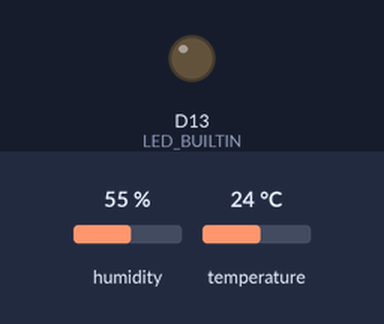
Simulated run of this sketch. Board: Arduino Uno R4 WiFi. Parts: output pins drawn as LEDs (lit = HIGH). Inputs (shaded band) come from the test bench; at power-on: humidity 55 %, temperature 24 °C. WiFi joins after 1.5 s; servers stay silent unless stated.

Above: at 0.5 s.
At 31.5 s:
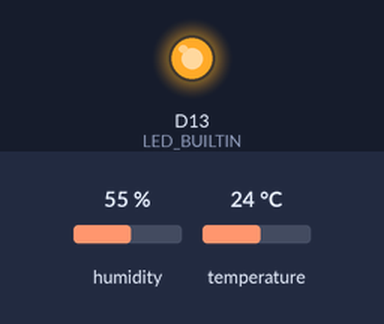
Timing chart, 0 to 33.8 s (numbered marks = the images above):
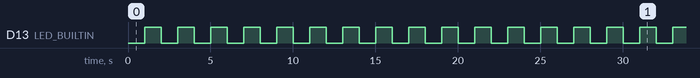

Measured:
- by itself, D13 (LED_BUILTIN): moves between LOW and HIGH, repeating every 26.0 s
- by itself, everything shown: repeats every 26.0 s, in 26 steps

The sketch:

TemperatureClient.ino
```cpp
/*
  Sensor logger and transmitter

  Reads temperature and humidity sensor readings and sends them to a server over WiFi.
*/

#include <SPI.h>
#include <WiFiNINA.h>
#include <Modulino.h>

#include "config.h"

// sensor readings
float temperatureC;
float temperatureF;
float humidity;

// record last timestamps of these events
// to use for determining when to perform them next
unsigned long lastSendTime = 0;
unsigned long lastBlinkTime = 0;

// used to flip blink
int LED_STATE = HIGH;

ModulinoThermo thermo;

WiFiClient client;

// the MAC address of the WiFi Module
// used to uniquely identify ourselves to the server
byte mac[6];

void blink() {
  digitalWrite(LED_BUILTIN, LED_STATE);
  if(LED_STATE == HIGH) {
    LED_STATE = LOW;
  } else {
    LED_STATE = HIGH;
  }
}

// when we fail, just loop infinitely
// and blink the LED quickly
void failLoop() {
  while(true) {
    blink();
    delay(100);
  }
}

// reconnects the WiFi and TCP connections if needed
void tryConnectIfNeeded() {
  if(WiFi.status() != WL_CONNECTED && DEBUG) {
    Serial.println("Not connected to WiFi network");
  }

  // connect to WiFi if needed
  for(int i = 0; i < N_CONNECTION_ATTEMPTS && WiFi.status() != WL_CONNECTED; i++) {
    if(DEBUG) {
      Serial.print("Attempting to connect to WPA network, SSID: ");
      Serial.println(ssid);
    }

    WiFi.begin(ssid, pass);

    if(WiFi.status() != WL_CONNECTED && DEBUG) {
      Serial.println("Failed to connect to wifi");
    } else if(DEBUG) {
      Serial.println("You're connected to the network");
    }
  }

  // grab the MAC address to use as a unique identifier
  if(WiFi.status() == WL_CONNECTED) {
    WiFi.macAddress(mac);
  } else {
    if(DEBUG) {
      Serial.print("Failed to connect to wifi after ");
      Serial.print(N_CONNECTION_ATTEMPTS);
      Serial.println(" attempts");
    }

    failLoop();
  }

  if(!client.connected() && DEBUG) {
    Serial.println("TCP/IP connection is not open");
  }

  // establish TCP/IP connection to server if needed
  for(int i = 0; i < N_CONNECTION_ATTEMPTS && !client.connected(); i++) {
    if(DEBUG) {
      Serial.println("Attempting to open TCP/IP connection to server");
    }

    if(!client.connect(SERVER_IP, SERVER_PORT)) {
      if(DEBUG) {
        Serial.println("Failed to open TCP/IP connection");
      }
    } else if(DEBUG) {
        Serial.println("Successfully opened TCP/IP connection");
    }
  }

  if(!client.connected()) {
    if(DEBUG) {
      Serial.print("Failed to open TCP/IP connection after ");
      Serial.print(N_CONNECTION_ATTEMPTS);
      Serial.println(" attempts");
    }

    failLoop();
  }
}

void setup() {
  // initialize digital pin LED_BUILTIN as an output.
  pinMode(LED_BUILTIN, OUTPUT);

  if(DEBUG) {
    Serial.begin(9600);
    // wait for serial port to connect
    while(!Serial);
    Serial.println("Hello world!");
  }

  // returns void -- can't check status
  Modulino.begin();

  if(!thermo.begin()) {
    if(DEBUG) {
      Serial.println("Could not start thermometer!");
    }

    failLoop();
  } else {
    if(DEBUG) {
      Serial.println("Thermometer started!");
    }
  }
}

bool enoughTimeElapsedSinceLastSend() {
  unsigned long elapsedMS = millis() - lastSendTime;
  return elapsedMS >= SEND_MIN_ELAPSED_MS;
}

bool enoughTimeElapsedSinceLastBlink() {
  unsigned long elapsedMS = millis() - lastBlinkTime;
  return elapsedMS >= BLINK_MIN_ELAPSED_MS;
}

void loop() {
  if(enoughTimeElapsedSinceLastBlink()) {
    blink();
    lastBlinkTime = millis();
  }

  if(enoughTimeElapsedSinceLastSend()) {
    tryConnectIfNeeded();

    temperatureC = thermo.getTemperature();
    temperatureF = temperatureC * 9.0 / 5.0 + 32.0;
    humidity = thermo.getHumidity();

    if(DEBUG) {
      Serial.print("The mac address is: ");
      Serial.print(mac[5], HEX);
      Serial.print(":");
      Serial.print(mac[4], HEX);
      Serial.print(":");
      Serial.print(mac[3], HEX);
      Serial.print(":");
      Serial.print(mac[2], HEX);
      Serial.print(":");
      Serial.print(mac[1], HEX);
      Serial.print(":");
      Serial.print(mac[0], HEX);
      Serial.println();
      Serial.print("Temperature is: ");
      Serial.println(temperatureF, 4);
      Serial.print("Humidity is: ");
      Serial.println(humidity, 4);
    }

    client.print("mac address\t");
    client.print(mac[5], HEX);
    client.print(":");
    client.print(mac[4], HEX);
    client.print(":");
    client.print(mac[3], HEX);
    client.print(":");
    client.print(mac[2], HEX);
    client.print(":");
    client.print(mac[1], HEX);
    client.print(":");
    client.print(mac[0], HEX);
    client.println();

    client.print("temperature\t");
    client.print(temperatureF, 4);
    client.println();
    client.print("humidity\t");
    client.print(humidity, 4);
    client.println();
    client.print("end");
    client.println();

    lastSendTime = millis();
  }

  // maybe saves energy?
  delay(100);
}
```

config.h
```cpp
#ifndef _CONFIG_H
#define _CONFIG_H

//SSID of your network
const char ssid[] = "";

//password of your WPA Network
const char pass[] = "";

// event periods
const float SEC_TO_MS = 1000; // ms
const float MIN_TO_SEC = 60; // sec
const float SEND_PERIOD_MIN = 1; // minutes
const unsigned long SEND_MIN_ELAPSED_MS = SEND_PERIOD_MIN * MIN_TO_SEC * SEC_TO_MS;

const float BLINK_PERIOD_MS = 1000; // ms
const unsigned long BLINK_MIN_ELAPSED_MS = BLINK_PERIOD_MS;

// server
const IPAddress SERVER_IP(192, 168, 12, 123);
const int SERVER_PORT = 2000;

// network connection parameters
const int N_CONNECTION_ATTEMPTS = 5;
const unsigned long CONNECTION_WAIT_TIME_MS = 3000;

// send log data to serial console?
// needs to be off if you want to use the device
// without being connected to the computer
#define DEBUG false

#endif // _CONFIG_H
```
